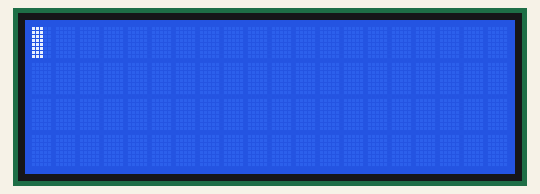
Simulated run of this sketch. Board: Arduino Uno, built with avr-gcc and run on an emulated ATmega328P. Shown: 20×4 character LCD.

Above: at 0.4 s.
At 1.32 s:
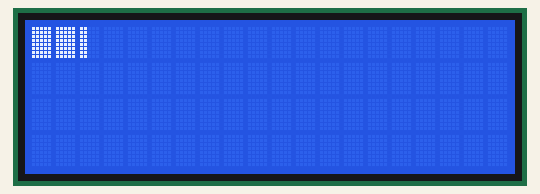
At 2.34 s:
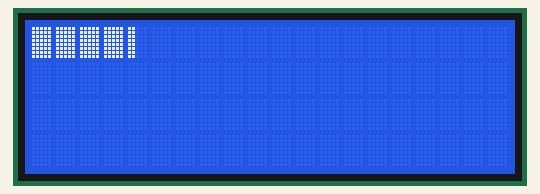
At 4.38 s:
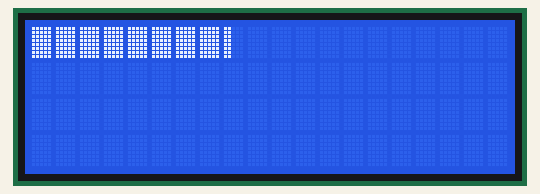
At 6.41 s:
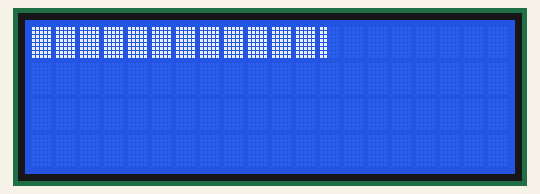
At 8.45 s:
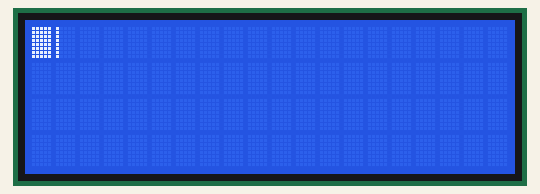

Measured:
- by itself, everything shown: repeats every 7.7 s, in 76 steps

The sketch:

Sample2.ino
```cpp
#include <Wire.h>
#include <LiquidCrystal_I2C.h>

// Set the LCD address to 0x27 in PCF8574 by NXP and Set to 0x3F in PCF8574A by Ti
LiquidCrystal_I2C lcd(0x27, 20, 4);

// define integers for the cursor location
int x = 0;
int y = 0;
int z = 5;
int i = 0;
int j = 0;


void setup() {
  // put your setup code here, to run once:
  //lcd.begin();
  lcd.init();               // initialize the lcd
  lcd.backlight();          //backlight turn on
  lcd.clear();
}

void customclear()
{
  // ensures all custom character slots are clear before new custom
  // characters can be defined.
  byte blank[8] = { B00000, B00000, B00000, B00000, B00000, B00000, B00000, B00000 };
  for (int i = 0; i < 8; i++)
  {
    lcd.createChar(i, blank);
  }
}
// filles a segment one line at a time fron left to right.
void customset1()
{
  customclear();
  j = 4;
  // arrays to form one set of custom characters
  byte line1[8] = {  B10000, B10000, B10000, B10000, B10000, B10000, B10000, B10000 };
  byte line2[8] = {  B11000, B11000, B11000, B11000, B11000, B11000, B11000, B11000 };
  byte line3[8] = {  B11100, B11100, B11100, B11100, B11100, B11100, B11100, B11100 };
  byte line4[8] = {  B11110, B11110, B11110, B11110, B11110, B11110, B11110, B11110 };

  // assignes each segment a write number
  lcd.createChar(0, line1);
  lcd.createChar(1, line2);
  lcd.createChar(2, line3);
  lcd.createChar(3, line4);
}
void fillset()
{
  for (int i = 0; i < j; i++)
  {
    if (x == 15)
    {
      lcd.clear();
      x = -1;
      break;
    }
    lcd.setCursor(x, y);
    lcd.write(i);
    delay(100);
  }
  lcd.setCursor(x, y);
  lcd.write(255);
  delay(100);
  x++;

  if (x < 20)
  {
    fillset();
  }
  if (x > 19)
  {
    x = 0;
    y++;
    if (y < 2)
    {
      fillset();
    }
  }
  if (y > 1)
  {
    x = 0;
    y = 0;
    lcd.clear();
  }
}

void loop()
{
  customset1();
  fillset();
}
```
